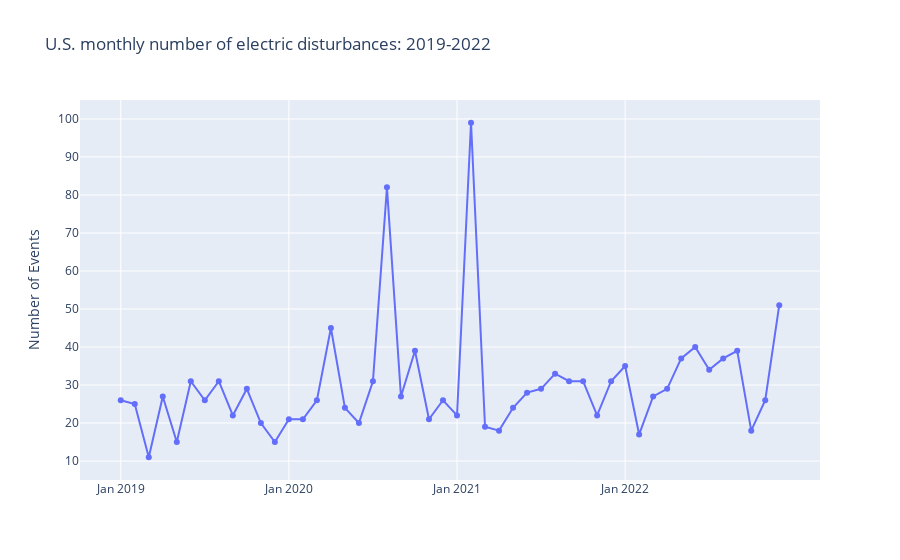

Notebook code cell kept with this figure:
### Markdown cell above
### What is the number of electric disturbances by month each year?

### Code cell
#aggregating the number of events by year and month
df_plotly = df.groupby(['Year','Month'], sort=False, as_index=False)['Area_Affected'] \
                .agg('count') \
                .rename(columns={'Area_Affected':'Number_of_Events'})

#creating a new column concatenating months and years
df_plotly['Month_Year'] = df_plotly['Month'] \
                              +' '+df_plotly['Year'].apply(str)
#ploting
fig = px.line(df_plotly, 
              x='Month_Year', 
              y='Number_of_Events',
              title='U.S. monthly number of electric disturbances: 2019-2022',
              labels={
                     'Number_of_Events': 'Number of Events ',
                     'Month_Year': ' '
                        },
              markers=True          
            )

#setting the x tick labels
fig.update_xaxes(ticktext=['Jan 2019','Jan 2020','Jan 2021','Jan 2022'],
                 tickvals=['January 2019','January 2020','January 2021','January 2022'],)
fig.show()

### Figure 1 — Plotly figure (JSON) as saved in the notebook; plotly's stock layout.template omitted (floating-point values rounded to 4 significant figures)
{"data": [{"hovertemplate": " =%{x}<br>Number of Events =%{y}<extra></extra>", "legendgroup": "", "line": {"color": "#636efa", "dash": "solid"}, "marker": {"symbol": "circle"}, "mode": "lines+markers", "name": "", "orientation": "v", "showlegend": false, "type": "scatter", "x": ["January 2019", "February 2019", "March 2019", "April 2019", "May 2019", "June 2019", "July 2019", "August 2019", "September 2019", "October 2019", "November 2019", "December 2019", "January 2020", "February 2020", "March 2020", "April 2020", "May 2020", "June 2020", "July 2020", "August 2020", "September 2020", "October 2020", "November 2020", "December 2020", "January 2021", "February 2021", "March 2021", "April 2021", "May 2021", "June 2021", "July 2021", "August 2021", "September 2021", "October 2021", "November 2021", "December 2021", "January 2022", "February 2022", "March 2022", "April 2022", "May 2022", "June 2022", "July 2022", "August 2022", "September 2022", "October 2022", "November 2022", "December 2022"], "xaxis": "x", "y": [26, 25, 11, 27, 15, 31, 26, 31, 22, 29, 20, 15, 21, 21, 26, 45, 24, 20, 31, 82, 27, 39, 21, 26, 22, 99, 19, 18, 24, 28, 29, 33, 31, 31, 22, 31, 35, 17, 27, 29, 37, 40, 34, 37, 39, 18, 26, 51], "yaxis": "y"}], "layout": {"legend": {"tracegroupgap": 0}, "title": {"text": "U.S. monthly number of electric disturbances: 2019-2022"}, "xaxis": {"anchor": "y", "domain": [0, 1], "ticktext": ["Jan 2019", "Jan 2020", "Jan 2021", "Jan 2022"], "tickvals": ["January 2019", "January 2020", "January 2021", "January 2022"], "title": {"text": " "}}, "yaxis": {"anchor": "x", "domain": [0, 1], "title": {"text": "Number of Events "}}}}
